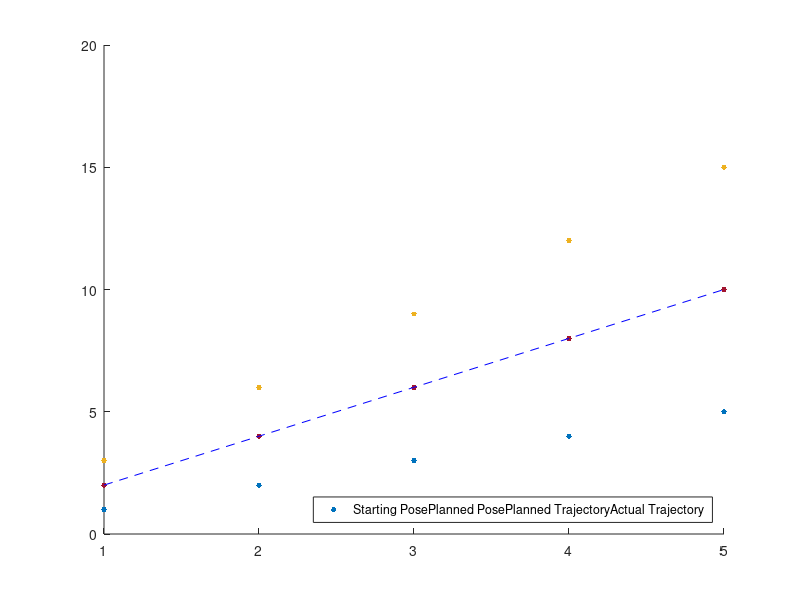

The MATLAB source for this figure:
clc; clear; close all;
%% Control Plot
xPos = 20;
yPos = 10;
theta = pi/2;

x = [1,2,3,4,5];
y = [1,2,3,4,5];
z = [2,4,6,8,10];
y1 = [1,2,3,4,5];
z1 = [2,4,6,8,10];
hold on
plot(x, y,'.', 'MarkerSize',12,'Color',[0 0.4470 0.7410],'DisplayName','\omega_{L} [rad/s]')
hold on
plot(x,z,'.', 'MarkerSize',12,'Color',[0.6350 0.0780 0.1840],'DisplayName','\omega_{L} [rad/s]')
legend('Location','Southeast')

hold off
%% State Plot
x = [1,2,3,4,5];
y = [1,2,3,4,5];
z = [2,4,6,8,10];
d = [3,6,9,12,15];
y1 = [1,2,3,4,5];
z1 = [2,4,6,8,10];
d1 = [3,6,9,12,15];  


hold on
plot(x, y,'.', 'MarkerSize',12,'Color',[0 0.4470 0.7410],'DisplayName','x [m]')
hold on
plot(x,z,'.', 'MarkerSize',12,'Color',[0.6350 0.0780 0.1840],'DisplayName','y [m]')
hold on
plot(x,d,'.','MarkerSize',12,'Color',[0.9290 0.6940 0.1250],'DisplayName','\theta [rad]')
legend('Location','Southeast')

%% Trajectory Plot
fill(x,y, 'r')
hold on
fill(x,z,'g')
hold on
plot(x,z1,'b--')
hold on
fill(x,d,'b')

legend(["Starting Pose","Planned Pose","Planned Trajectory","Actual Trajectory"])

%% Append matrix
clear all
B = [1,2,3,4,5,6,7;1,2,3,4,5,6,7];
rows = size(B,1);
columns = size(B,2);

A = zeros(rows,columns);
empty = [0;0];
A = [A,empty];
disp(A)
